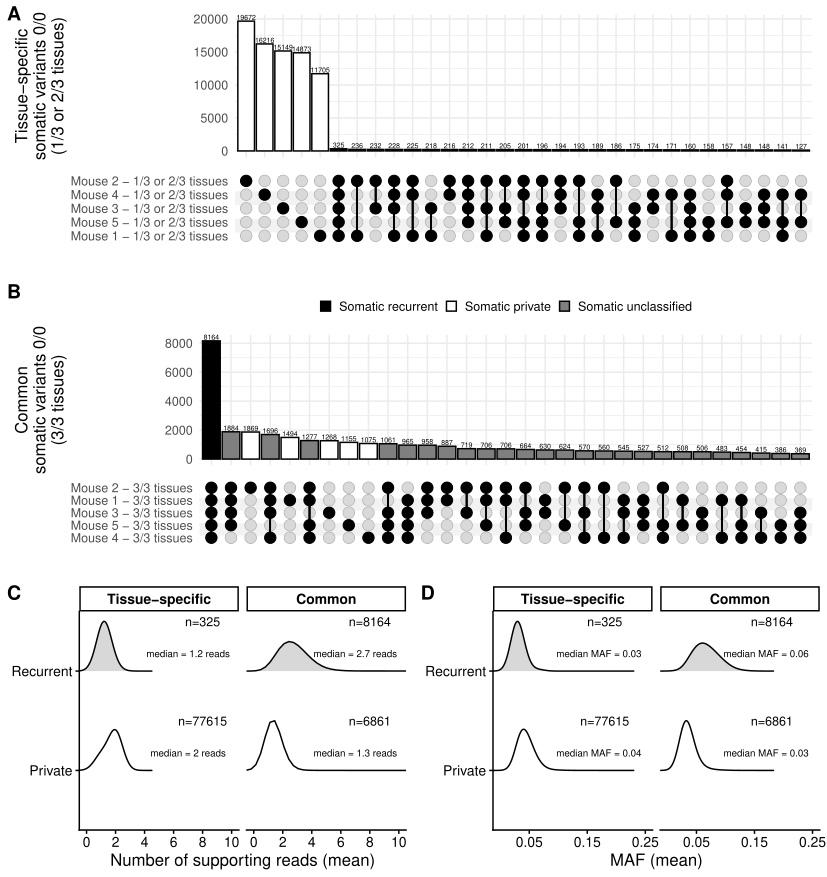

Write R code to recreate this figure.
#######################################################################################################################################
### Figure 2
#######################################################################################################################################
rm(list = ls())
library(ComplexUpset)
library(ggplot2)
library(ggpubr)
library(data.table)
library(ggridges)
library(stringr)
#######################################################################################################################################
### Graphical parameters
# Upset
textbarsize=1.9
axistexty=10
axistitley=12
titlesize=12
set.size_name="Variants per sample"
set.size_xtext=7
set.size_xtitle=9
#######################################################################################################################################
obj <- readRDS("../../analyses/02_get_somatic/somatic.Rds")
bed <- fread("../../analyses/03_annotate_vcf_somatic/parsed_vcf_anno_somatic.bed.gz",header=T,sep='\t',data.table = F)
#######################################################################################################################################


#######################################################################################################################################

#### Panel E - upset 3/3 variants
common2 <- obj$common_somatic

# Prams for labelling the vertical bars
ylabb="Common\nsomatic variants 0/0\n(3/3 tissues)"
base_ann.ls <- list(
  ylabb=(intersection_size(mapping=aes(fill=intersection,color=intersection),
                           text=list(size=textbarsize),bar_number_threshold=1,color='black') ) +
    scale_fill_manual(breaks = c("1-2-3-4-5","2","1-2"),
                      labels=c("Somatic recurrent","Somatic private","Somatic unclassified"),
                      values = c(
                        # somatic private in white
                        "1"="white","2"="white","3"="white","4"="white","5"="white",
                        # somatic recurrent in black
                        "1-2-3-4-5"="black",
                        # others in default grey - this is a fake only to get this label on the legend
                        "1-2"="grey50"
                      )) +
    # guides(fill = "none") +
    theme(legend.title = element_blank()) +
    theme(legend.key.size = unit(3, 'mm')) +
    theme(legend.position = 'top') +
    theme(axis.text.y=element_text(size = axistexty-1)) +
    theme(axis.title.y=element_text(size = axistitley))
  #    ggtitle("CICCI") +
  #    theme(plot.title = element_text(size=titlesize,hjust=0.5,face='bold'))
)
names(base_ann.ls) <- ylabb


panel_A=ComplexUpset::upset(common2,
                            intersect = colnames(common2),
                            name="",
                            labeller=ggplot2::as_labeller(c(
                              "n_mouse_WT2"="Mouse 1 - 3/3 tissues",
                              "n_mouse_WT3"="Mouse 2 - 3/3 tissues",
                              "n_mouse_WT4"="Mouse 3 - 3/3 tissues",
                              "n_mouse_WT5"="Mouse 4 - 3/3 tissues",
                              "n_mouse_WT6"="Mouse 5 - 3/3 tissues"
                          #    "germinal"="0/1 or 1/1 in any tissue or mouse"
                            )),
                            base_annotations=base_ann.ls,
                            set_sizes=FALSE,
                            # set_sizes=upset_set_size(position='right') +
                            #   #scale_y_continuous(trans=reverse_log_trans(),labels=log10) +
                            #   #ylab('log10(set size)')
                            #   ylab(set.size_name) +
                            #   theme(axis.text.x=element_text(size = set.size_xtext)) +
                            #   theme(axis.title.x=element_text(size = set.size_xtitle)),
                            # width_ratio=0.13,
                            min_size=0)
#######################################################################################################################################




#######################################################################################################################################
#### Panel B - upset 1/3 and 2/3 variants
tx_spec2 <- obj$tissue_specific_somatic

# Prams for labelling the vertical bars
ylabb="Tissue-specific\nsomatic variants 0/0\n(1/3 or 2/3 tissues)"
base_ann.ls <- list(
  ylabb=(intersection_size(mapping=aes(fill=intersection,color=intersection),
                           text=list(size=textbarsize),bar_number_threshold=1,color='black') ) +
    scale_fill_manual(breaks = c("1-2-3-4-5","2","1-2"),
                      labels=c("Somatic recurrent","Somatic private","Somatic unclassified"),
                      values = c(
                        # somatic private in white
                        "1"="white","2"="white","3"="white","4"="white","5"="white",
                        # somatic recurrent in black
                        "1-2-3-4-5"="black",
                        # others in default grey - this is a fake only to get this label on the legend
                        "1-2"="grey50"
                      )) +
    guides(fill = "none") +
    theme(legend.title = element_blank()) +
    theme(legend.key.size = unit(3, 'mm')) +
   # theme(legend.position = 'top') +
    theme(axis.text.y=element_text(size = axistexty-1)) +
    theme(axis.title.y=element_text(size = axistitley))
  #    ggtitle("CICCI") +
  #    theme(plot.title = element_text(size=titlesize,hjust=0.5,face='bold'))
)
names(base_ann.ls) <- ylabb


panel_B=ComplexUpset::upset(tx_spec2,
                            intersect = colnames(tx_spec2),
                            name="",
                            labeller=ggplot2::as_labeller(c(
                              "Mouse_2"="Mouse 1 - 1/3 or 2/3 tissues",
                              "Mouse_3"="Mouse 2 - 1/3 or 2/3 tissues",
                              "Mouse_4"="Mouse 3 - 1/3 or 2/3 tissues",
                              "Mouse_5"="Mouse 4 - 1/3 or 2/3 tissues",
                              "Mouse_6"="Mouse 5 - 1/3 or 2/3 tissues"
                              #   "germinal"="0/1 or 1/1 in any tissue or mouse"
                            )),
                            base_annotations=base_ann.ls,
                            # set_sizes=upset_set_size(position='right') +
                            #   #scale_y_continuous(trans=reverse_log_trans(),labels=log10) +
                            #   #ylab('log10(set size)')
                            #   ylab(set.size_name) +
                            #   theme(axis.text.x=element_text(size = set.size_xtext-3)) +
                            #   theme(axis.title.x=element_text(size = set.size_xtitle)),
                            # width_ratio=0.13,
                            # guides='over',
                            set_sizes=FALSE,
                            min_size=0
)





#######################################################################################################################################




#######################################################################################################################################

#### Panel C supporting reads

# Get somatic only
somatic <- bed[!is.na(bed$somatic.anno) & !grepl("unclassified",bed$somatic.anno),]
table(somatic$somatic.anno)

# Get supporting reads only
somatic_supp <- somatic[,grepl("somatic.anno",colnames(somatic)) |
                          grepl("_ALT",colnames(somatic)) &
                          !grepl("_THRESH_AL",colnames(somatic))]
# Calc mean supp reads among tissues and samples by discarding from the calculation the samples where the variant is not found
somatic_supp[somatic_supp == 0] <- NA
somatic_supp$supp_reads <- apply(somatic_supp[,grepl("_ALT",colnames(somatic_supp))],1,mean,na.rm=TRUE)

# Modify names for plotting purposes
somatic_supp$somatic.anno <- gsub("_"," ",somatic_supp$somatic.anno)

# Define if common or tissue-spec
somatic_supp$type <- ifelse(grepl("Somatic common",somatic_supp$somatic.anno),"Common","Tissue-specific")

# Define if private or recurrent
somatic_supp$type2 <- ifelse(grepl("recurrent",somatic_supp$somatic.anno),"Recurrent","Private")


# Reorder
d1 <- subset(somatic_supp,type!="Common")
d2 <- subset(somatic_supp,type=="Common")
somatic_supp <- rbind(d1,d2)
somatic_supp$type <- factor(somatic_supp$type,levels = unique(somatic_supp$type))

# Dataf with variant countns
dfct <- as.data.frame(table(somatic_supp$somatic.anno))
dfct$type <- ifelse(grepl("Somatic common",dfct$Var1),"Common","Tissue-specific")
dfct$type2 <- ifelse(grepl("recurrent",dfct$Var1),"Recurrent","Private")
dfct$type <- factor(dfct$type,levels = unique(dfct$type))

# Calc median
median_df <- aggregate(somatic_supp$supp_reads,by=list(somatic_supp$somatic.anno,somatic_supp$type2),median)
names(median_df) <- c("Var1","type2","median")
median_df$type <- ifelse(grepl("Somatic common",median_df$Var1),"Common","Tissue-specific")
median_df$type2 <- ifelse(grepl("recurrent",median_df$Var1),"Recurrent","Private")
median_df$type <- factor(median_df$type,levels = unique(median_df$type))

p3=ggplot(somatic_supp,aes(x=supp_reads,y=type2,fill=type2)) +
  theme_classic() +
  geom_density_ridges(scale = .5,bandwidth=.5,alpha=.3,
                      jittered_points = F,point_size=.1) +
  coord_cartesian(xlim = c(0,10)) +
  # facet
  #facet_grid(type~.,scales = "free_y") +
  facet_grid(~type,scales = "free_y") +
  theme(strip.text.x = element_text(size = 10, colour = "black", angle = 0, face= 'bold')) +
  theme(strip.text.y = element_text(size = 10, colour = "black", face= 'bold')) +
  # x axis
  xlab("Number of supporting reads (mean)") +
  theme(axis.text.x=element_text(size = axistexty,angle = 0, hjust = .5)) +
  theme(axis.title.x = element_text(size=axistexty+2)) +
  # y axis
  ylab("no label") +
  theme(axis.text.y=element_text(size = axistexty)) +
  theme(axis.title.y = element_text(size=0)) +
  # line
  #geom_vline(xintercept = c(1,2),color="grey70",linetype='dashed') +
  #geom_hline(yintercept = c(1,2)) +
  scale_x_continuous(breaks=c(0,2,4,6,8,10)) +
  theme(legend.position = "none") +
  scale_fill_manual(values = c("Recurrent"="grey50","Private"="white")) +
  geom_text(data=dfct,aes(label=paste0("n=",Freq),x=8,y=type2),vjust=-5,size=3) +
  # median
  geom_text(data=median_df,aes(x=7,y=type2,label=paste0("median = ",round(median,1)," reads")),size=2.5,vjust=-2)
  
#######################################################################################################################################



#######################################################################################################################################

#### Panel D MAF

# Get reference reads
ref_reads <- str_split_fixed(somatic$REF_READS,"\\|",15)
class(ref_reads) <- "numeric"

# Get alt reads
alt_reads <- as.matrix(somatic[,grepl("_ALT",colnames(somatic)) & !grepl("_THRESH_",colnames(somatic))])

# Calc MAF (alt / (ref+alt)) for each variants in each sample
maf_mtx <- matrix(nrow = nrow(ref_reads),ncol = ncol(ref_reads))
for (i in 1:nrow(ref_reads)) {
  for (j in 1:ncol(ref_reads)) {
    ref <- ref_reads[i,j]
    alt <- alt_reads[i,j]
    # just a silly check
    if (!is.na(alt)) {if (alt>ref) {stop("ALT > REF - how is it possible?")}}
    maf <- alt / (ref+alt)
    maf_mtx[i,j] <- maf
  }
}
# Convert to df
maf_df <- as.data.frame(maf_mtx)

# Set 0 to NA
maf_df[maf_df == 0] <- NA

# Calc mean
maf_df$maf <- apply(maf_df,1,mean,na.rm=TRUE)

# Annotate
maf_df$somatic.anno <- somatic$somatic.anno

# Modify names for plotting purposes
maf_df$somatic.anno <- gsub("_"," ",maf_df$somatic.anno)

# Define if common or tissue-spec
maf_df$type <- ifelse(grepl("Somatic common",maf_df$somatic.anno),"Common","Tissue-specific")

# Define if private or recurrent
maf_df$type2 <- ifelse(grepl("recurrent",maf_df$somatic.anno),"Recurrent","Private")


# Reorder
d1 <- subset(maf_df,type!="Common")
d2 <- subset(maf_df,type=="Common")
maf_df <- rbind(d1,d2)
maf_df$type <- factor(maf_df$type,levels = unique(maf_df$type))

# Calc median
median_df2 <- aggregate(maf_df$maf,by=list(maf_df$somatic.anno,maf_df$type2),median)
names(median_df2) <- c("Var1","type2","median")
median_df2$type <- ifelse(grepl("Somatic common",median_df2$Var1),"Common","Tissue-specific")
median_df2$type2 <- ifelse(grepl("recurrent",median_df2$Var1),"Recurrent","Private")
median_df2$type <- factor(median_df2$type,levels = unique(median_df2$type))


p4=ggplot(maf_df,aes(x=maf,y=type2,fill=type2)) +
  theme_classic() +
  geom_density_ridges(scale = .5,bandwidth=.01,alpha=.3,
                      jittered_points = F,point_size=.1) +
  coord_cartesian(xlim = c(0,.25)) +
  # facet
  facet_grid(~type,scales = "free_y") +
  theme(strip.text.x = element_text(size = 10, colour = "black", angle = 0, face= 'bold')) +
  theme(strip.text.y = element_text(size = 10, colour = "black", face= 'bold')) +
  # x axis
  xlab("MAF (mean)") +
  theme(axis.text.x=element_text(size = axistexty,angle = 0, hjust = .5)) +
  theme(axis.title.x = element_text(size=axistexty+2)) +
  # y axis
  ylab("no label") +
  theme(axis.text.y=element_text(size = axistexty)) +
  theme(axis.title.y = element_text(size=0)) +
  # line
  #geom_vline(xintercept = c(0.05),color="grey70",linetype='dashed') +
  scale_x_continuous(breaks=c(0.05,0.15,0.25)) +
  theme(legend.position = "none") +
  scale_fill_manual(values = c("Recurrent"="grey50","Private"="white")) +
  geom_text(data=dfct,aes(label=paste0("n=",Freq),x=.18,y=type2),vjust=-5,size=3) +
  # median
  geom_text(data=median_df2,aes(x=0.17,y=type2,label=paste0("median MAF = ",round(median,2))),size=2.5,vjust=-2)






riga2=ggarrange(panel_B,panel_A,nrow=2,labels = c("A","B"),heights = c(.48,.52))
riga3=ggarrange(p3,p4,labels = c("C","D"),ncol=2,nrow=1)
ff=ggarrange(riga2,riga3,nrow=2,heights = c(.66,.34))
ggsave(filename='Fig2.pdf',plot=ff,width=210,height=297/2/2*3,units='mm')
